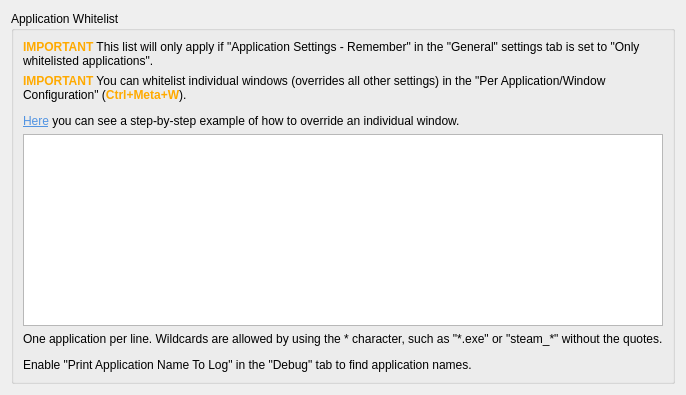
     <widget class="QWidget" name="tab_whitelist">
      <attribute name="icon">
       <iconset theme="list-add">
        <normaloff>../../../../../../../../.designer/backup</normaloff>../../../../../../../../.designer/backup</iconset>
      </attribute>
      <attribute name="title">
       <string>Whitelist</string>
      </attribute>
      <layout class="QVBoxLayout" name="verticalLayout_whitelist">
       <item>
        <widget class="QGroupBox" name="groupBox_applicationWhitelist">
         <property name="title">
          <string>Application Whitelist</string>
         </property>
         <layout class="QVBoxLayout" name="verticalLayout_applicationWhitelist">
          <item>
           <widget class="QLabel" name="label_21">
            <property name="text">
             <string>&lt;html&gt;&lt;head/&gt;&lt;body&gt;&lt;p&gt;&lt;span style=&quot; font-weight:700; color:#ffaa00;&quot;&gt;IMPORTANT&lt;/span&gt; This list will only apply if &amp;quot;Application Settings - Remember&amp;quot; in the &amp;quot;General&amp;quot; settings tab is set to &amp;quot;Only whitelisted applications&amp;quot;.&lt;/p&gt;&lt;/body&gt;&lt;/html&gt;</string>
            </property>
            <property name="wordWrap">
             <bool>true</bool>
            </property>
           </widget>
          </item>
          <item>
           <widget class="QLabel" name="label_23">
            <property name="text">
             <string>&lt;html&gt;&lt;head/&gt;&lt;body&gt;&lt;p&gt;&lt;span style=&quot; font-weight:700; color:#ffaa00;&quot;&gt;IMPORTANT&lt;/span&gt; You can whitelist individual windows (overrides all other settings) in the &amp;quot;Per Application/Window Configuration&amp;quot; (&lt;span style=&quot; font-weight:700; color:#ffaa00;&quot;&gt;Ctrl+Meta+W&lt;/span&gt;).&lt;/p&gt;&lt;p&gt;&lt;a href=&quot;https://github.com/rxappdev/RememberWindowPositions?tab=readme-ov-file#firefox&quot;&gt;&lt;span style=&quot; text-decoration: underline; color:#5294e2;&quot;&gt;Here&lt;/span&gt;&lt;/a&gt; you can see a step-by-step example of how to override an individual window.&lt;/p&gt;&lt;/body&gt;&lt;/html&gt;</string>
            </property>
            <property name="wordWrap">
             <bool>true</bool>
            </property>
            <property name="openExternalLinks">
             <bool>true</bool>
            </property>
           </widget>
          </item>
          <item>
           <widget class="QPlainTextEdit" name="kcfg_whitelist">
            <property name="sizePolicy">
             <sizepolicy hsizetype="Expanding" vsizetype="MinimumExpanding">
              <horstretch>0</horstretch>
              <verstretch>0</verstretch>
             </sizepolicy>
            </property>
            <property name="plainText">
             <string/>
            </property>
           </widget>
          </item>
          <item>
           <widget class="QLabel" name="label_whitelistExplanation">
            <property name="text">
             <string>&lt;html&gt;&lt;head/&gt;&lt;body&gt;&lt;p&gt;One application per line. Wildcards are allowed by using the * character, such as &amp;quot;*.exe&amp;quot; or &amp;quot;steam_*&amp;quot; without the quotes.&lt;/p&gt;&lt;p&gt;Enable &amp;quot;Print Application Name To Log&amp;quot; in the &amp;quot;Debug&amp;quot; tab to find application names.&lt;/p&gt;&lt;/body&gt;&lt;/html&gt;</string>
            </property>
           </widget>
          </item>
         </layout>
        </widget>
       </item>
      </layout>
     </widget>
